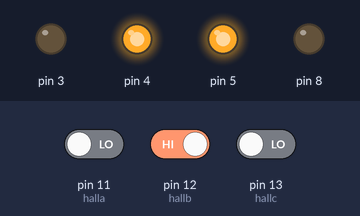
A sketch run on a simulated Arduino Uno, built with avr-gcc and run on an emulated ATmega328P. Shown: output pins drawn as LEDs (lit = HIGH). The test bench sets the inputs (shaded band); at power-on: pin 11 (halla) LOW, pin 12 (hallb) HIGH, pin 13 (hallc) LOW. Pins used as bus, display or sensor lines are not drawn.

Above: at 1.2 s.
1.3 s: pin 11 (halla) driven HIGH
At 1.7 s:
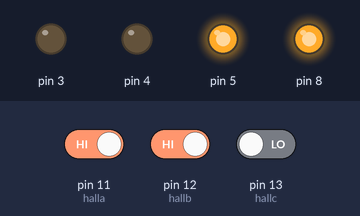
2.8 s: pin 12 (hallb) driven LOW
At 4.0 s:
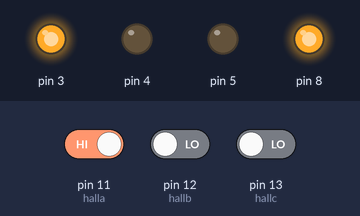
4.3 s: pin 13 (hallc) driven HIGH
At 5.2 s:
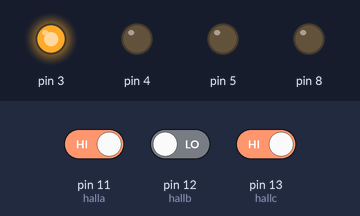
5.8 s: pin 11 (halla) driven LOW
At 6.4 s:
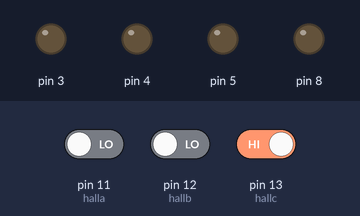
7.3 s: pin 12 (hallb) driven HIGH
At 8.5 s:
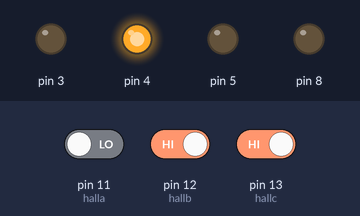
8.8 s: pin 13 (hallc) driven LOW
At 9.9 s:
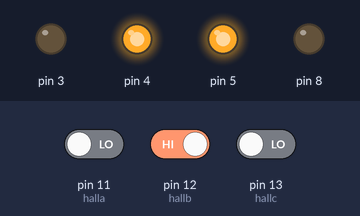
Timing chart, 0 to 11.3 s (numbered marks = the images above; inputs shaded):
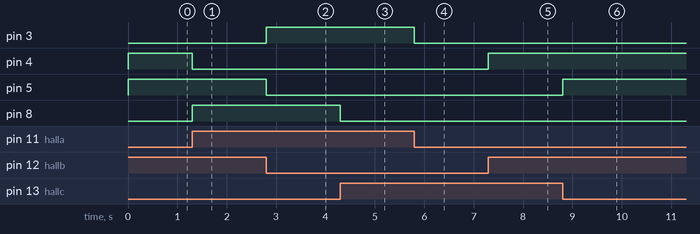

The sketch:

JeredNew_Seems_To_Have_High_Current_Draw.ino
```cpp
int hall0;
int hall1;
int hall2;
int prev0;
int prev1;
int prev2;
int halla = 11;
int hallb = 12;
int hallc = 13 ;
int count = 0;

void setup(){
  Serial.begin(9600);
  pinMode(3, OUTPUT);
  pinMode(4, OUTPUT);
  pinMode(5, OUTPUT);
  pinMode(6, OUTPUT);
  pinMode(7, OUTPUT);
  pinMode(8, OUTPUT);
  pinMode(halla, INPUT);
  pinMode(hallb, INPUT);
  pinMode(hallc, INPUT);
}

int fwd(/*int hall1,int hall2, int hall0*/){
  while(1){
    count++;
    if (count == 1)
    {
      hall0 = 0;
      hall1 = 0;
      hall2 = 1;
    }
    else
    {
      hall0 = digitalRead(halla);
      hall1 = digitalRead(hallb);
      hall2 = digitalRead(hallc);
    }

    if ((hall0 != prev0) || (hall1 != prev1) || (hall2 != prev2))
    {
      digitalWrite(3, LOW); digitalWrite(5, LOW); digitalWrite(7, LOW);
      digitalWrite(4, LOW); digitalWrite(6, LOW); digitalWrite(8, LOW);
    }

    if (hall0 == 0)
    {
      if (hall1 == 0)
      {
        if (hall2 == 1)
        {
          // Hall 001
          digitalWrite(3, LOW); digitalWrite(5, LOW); digitalWrite(7, HIGH);
          digitalWrite(4, LOW); digitalWrite(6, HIGH); digitalWrite(8, LOW);
        }
      }

      else
      {
        if (hall2 == 1)
        {
          // Hall 011
          digitalWrite(3, LOW); digitalWrite(5, LOW); digitalWrite(7, HIGH);
          digitalWrite(4, HIGH); digitalWrite(6, LOW); digitalWrite(8, LOW);
        }
        else
        {
          // Hall 010
          digitalWrite(3, LOW); digitalWrite(5, HIGH); digitalWrite(7, LOW);
          digitalWrite(4, HIGH); digitalWrite(6, LOW); digitalWrite(8, LOW);
        }
      }
    }

    else
    {
      if (hall1 == 1)
      {
        if (hall2 == 0)
        {
          // Hall 110
          digitalWrite(3, LOW); digitalWrite(5, HIGH); digitalWrite(7, LOW);
          digitalWrite(4, LOW); digitalWrite(6, LOW); digitalWrite(8, HIGH);
        }
      }
      else
      {
        if (hall2 == 0)
        {
          // Hall 100
          digitalWrite(3, HIGH); digitalWrite(5, LOW); digitalWrite(7, LOW);
          digitalWrite(4, LOW); digitalWrite(6, LOW); digitalWrite(8, HIGH);
        }
        else
        {
          // Hall 101
          digitalWrite(3, HIGH); digitalWrite(5, LOW); digitalWrite(7, LOW);
          digitalWrite(4, LOW); digitalWrite(6, HIGH); digitalWrite(8, LOW);
        }
      }
    }

    /*
    Serial.print(digitalRead(hall0));
    Serial.print(digitalRead(hall1));
    Serial.println(digitalRead(hall2));
    */

    prev0 = hall0;
    prev1 = hall1;
    prev2 = hall2;
  }
}

void loop(){
  digitalWrite(3, LOW); digitalWrite(5, LOW); digitalWrite(7, LOW);
  digitalWrite(4, LOW); digitalWrite(6, LOW); digitalWrite(8, LOW);
  fwd();
}
```

Measured:
- after the input at 1.3 s, pin 4: HIGH → LOW at once; pin 8: LOW → HIGH at once
- after the input at 2.8 s, pin 3: LOW → HIGH at once; pin 5: HIGH → LOW at once
- after the input at 4.3 s, pin 8: HIGH → LOW at once
- after the input at 5.8 s, pin 3: HIGH → LOW at once
- after the input at 7.3 s, pin 4: LOW → HIGH at once
- after the input at 8.8 s, pin 5: LOW → HIGH at once
